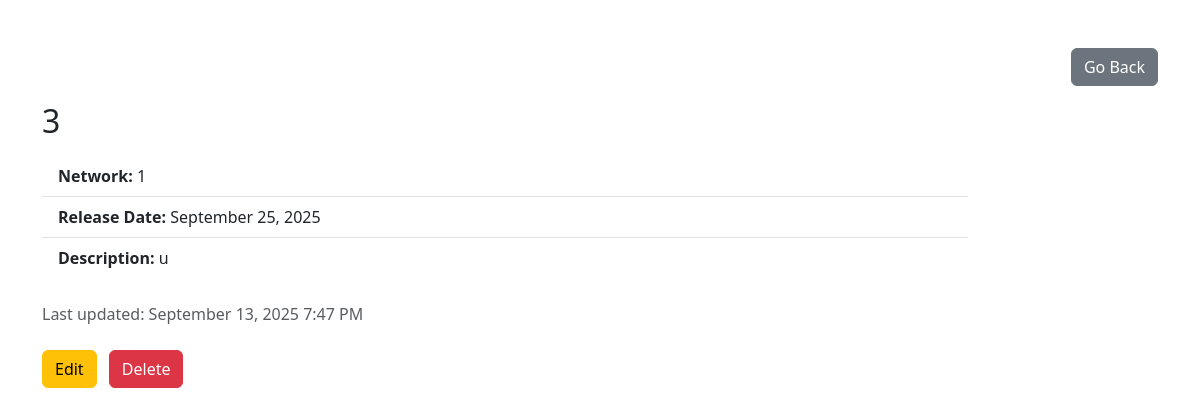
/shows/19, run on the app's committed database.
### TVShows/models.py (models this page shows, shortened)
class TVShow(models.Model):
    title = models.CharField(max_length=255)
    network = models.CharField(max_length=255)
    release_date = models.DateField()
    desc = models.TextField()
    created_at = models.DateTimeField(auto_now_add=True)
    updated_at = models.DateTimeField(auto_now=True)

### TVShows/views.py (the view)
# urls.py: path('shows/<int:id>', views.show),
def show(request, id):
    show = TVShow.objects.get(id=id)
    return render(request, 'read-one.html', {'show': show})

### TVShows/templates/read-one.html (shortened to what this page needs)
<!DOCTYPE html>
<html lang="en">
<head>
    <link href="https://cdn.jsdelivr.net/npm/bootstrap@5.3.0/dist/css/bootstrap.min.css" rel="stylesheet">
</head>
<body>
    <div class="container mt-5">
        <div class="row align-items-center mb-3">
            <div class="text-end">
                <a href="/shows" class="btn btn-secondary">Go Back</a>
            </div>
        </div>
        <div class="row justify-content-start">
            <div class="col-md-10">
                <h2 class="mb-3">{{ show.title }}</h2>
                <ul class="list-group list-group-flush">
                    <li class="list-group-item"><strong>Network:</strong> {{ show.network }}</li>
                    <li class="list-group-item"><strong>Release Date:</strong> {{ show.release_date|date:"F j, Y" }}</li>
                    <li class="list-group-item"><strong>Description:</strong> {{ show.desc }}</li>
                </ul>
                <p class="mt-4 text-muted">Last updated: {{ show.updated_at | date:"F j, Y g:i A" }}</p>
                <div class="mt-4">
                    <a href="/shows/{{ show.id }}/edit" class="btn btn-warning me-2">Edit</a>
                    <form action="/shows/{{ show.id }}/destroy" method="post" class="d-inline">
                        <button type="submit" class="btn btn-danger">Delete</button>
                    </form>
                </div>
            </div>
        </div>
    </div>
</body>
</html>

### data on the page
TVShow: title "3", network "1", release_date "September 25, 2025", desc "u", updated_at "September 13, 2025 7:47 PM"
